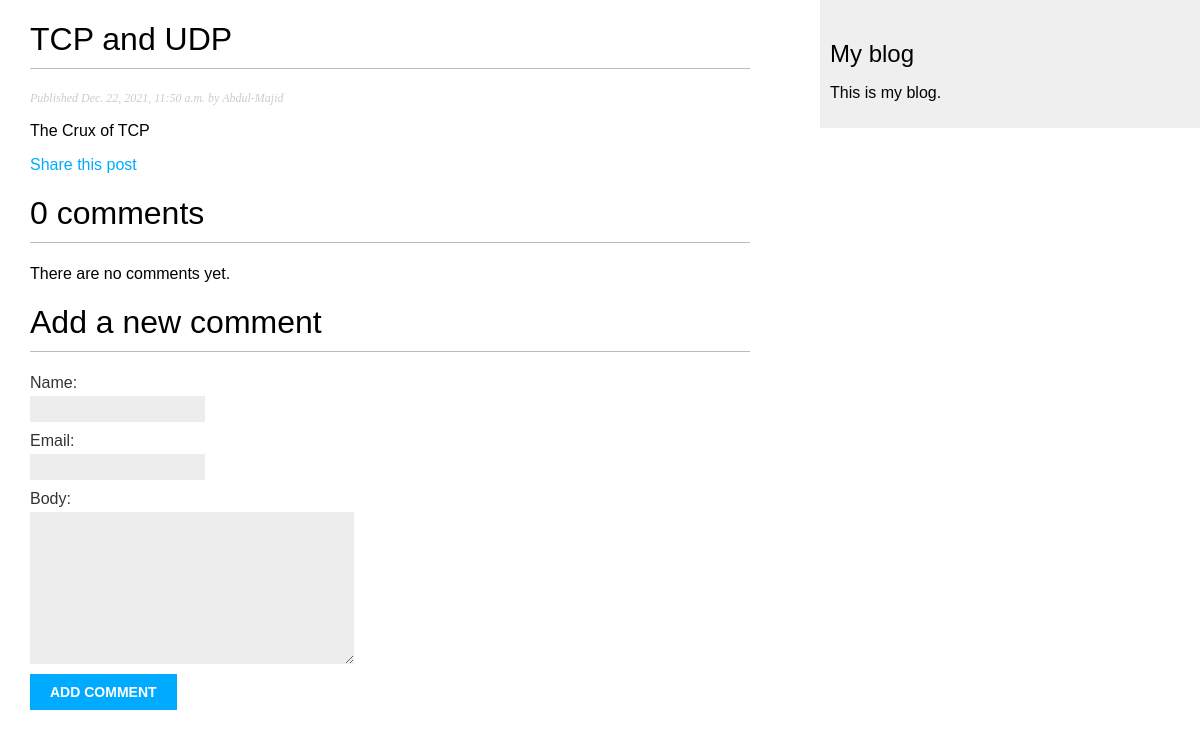
Screenshot of /blog/2021/12/22/tcp-and-udp/ with the database file from the repository.
### blog_app/models.py (models this page shows, shortened)
class Post(models.Model):
    STATUS_CHOICES = (
        ('draft', 'Draft'),
        ('published', 'Published')
    )
    objects = models.Manager()
    published = PublishedManager()
    title = models.CharField(max_length=250)
    slug = models.SlugField(max_length=250, unique_for_date='publish')
    author = models.ForeignKey(
        User, on_delete=models.CASCADE, related_name='blog_posts')
    body = models.TextField()
    updated = models.DateTimeField(auto_now=True)
    publish = models.DateTimeField(default=timezone.now)
    created = models.DateTimeField(auto_now_add=True)
    status = models.CharField(
        max_length=10, choices=STATUS_CHOICES, default='draft')
    tags = TaggableManager()
    class Meta:
        ordering = ('-publish',)

### blog_app/views.py (the view)
def post_detail(request, year, month, day, post):
    post = get_object_or_404(Post,
                             slug=post,
                             status='published',
                             publish__year=year,
                             publish__month=month,
                             publish__day=day)
    comments = post.comments.filter(active=True)
    new_comment = None
    if request.method == 'POST':
        comment_form = CommentForm(data=request.POST)
        if comment_form.is_valid:
            new_comment = comment_form.save(commit=False)
            new_comment.post = post
            new_comment.save()
    else:
        comment_form = CommentForm()
    return render(request,
                  'blog_app/post/detail.html',
                  {'post': post,
                   'comments': comments,
                   'new_comment': new_comment,
                   'comment_form': comment_form})

### blog_app/forms.py
class CommentForm(forms.ModelForm):
    class Meta:
        model = Comment
        fields = ('name', 'email', 'body')

### blog_app/templates/blog_app/post/detail.html (shortened to what this page needs)
{% extends "blog_app/base.html" %}
{% block content %}
    <h1>{{ post.title }}</h1>
    <p class="date">
        Published {{ post.publish }} by {{ post.author }}
    </p>
    {{ post.body|linebreaks }}
    <p>
        <a href= "{% url "blog:post_share" post.id %}"> Share this post</a>
    </p>
    {% with comments.count as total_comments %}
        <h1>
            {{ total_comments }}  comment{{ total_comments|pluralize }}
        </h1>
    {% endwith %}
    {% for comment in comments %}
        <div class="comment">
            <p class="info">
                Comment {{ forloop.counter }} by {{ comment.name }}
                {{ comment.created }}
            </p>
            {{ comment.body|linebreaks }}
        </div>
    {% empty %}
        <p> There are no comments yet. </p>
    {% endfor %}
    {% if new_comment %}
        <h1> Your comment has been added. </h1>
    {% else %}
        <h1> Add a new comment </h1>
        <form method="post">
            {{ comment_form.as_p }}
            <p><input type="submit" value="Add comment"></p>
        </form>
    {% endif %}
{% endblock %}

### blog_app/static/css/blog.css (style rules this page uses)
body { margin: 0; padding: 0; font-family: helvetica, sans-serif; }
a { color: #00abff; text-decoration: none; }
h1 { font-weight: normal; border-bottom: 1px solid #bbb; padding: 0 0 10px 0; }
p.date { color: #ccc; font-family: georgia, serif; font-size: 12px; font-style: italic; }
label { float: left; clear: both; color: #333; margin-bottom: 4px; }
input, textarea { clear: both; float: left; margin: 0 0 10px; background: #ededed; border: 0; padding: 6px 10px; font-size: 12px; }
input[type="submit"] { font-weight: bold; background: #00abff; color: #fff; padding: 10px 20px; font-size: 14px; text-transform: uppercase; }

### rows the page displays
Post: title "TCP and UDP", publish "Dec. 22, 2021, 11:50 a.m.", author "Abdul-Majid", body "The Crux of TCP"

### other values shown
{{ total_comments }} "0"
